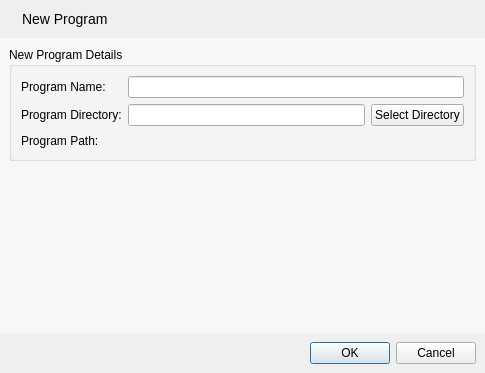
<?xml version="1.0" encoding="UTF-8"?>
<ui version="4.0">
 <class>NewProgramDialog</class>
 <widget class="QDialog" name="NewProgramDialog">
  <property name="geometry">
   <rect>
    <x>0</x>
    <y>0</y>
    <width>485</width>
    <height>373</height>
   </rect>
  </property>
  <property name="windowTitle">
   <string>Dialog</string>
  </property>
  <layout class="QVBoxLayout" name="verticalLayout_2">
   <property name="spacing">
    <number>0</number>
   </property>
   <property name="leftMargin">
    <number>0</number>
   </property>
   <property name="topMargin">
    <number>0</number>
   </property>
   <property name="rightMargin">
    <number>0</number>
   </property>
   <property name="bottomMargin">
    <number>0</number>
   </property>
   <item>
    <widget class="QWidget" name="titleWidget" native="true">
     <layout class="QHBoxLayout" name="horizontalLayout_3">
      <item>
       <widget class="QLabel" name="label_2">
        <property name="text">
         <string/>
        </property>
        <property name="pixmap">
         <pixmap resource="icons.qrc">:/icons/page_white_add.png</pixmap>
        </property>
       </widget>
      </item>
      <item>
       <widget class="QLabel" name="title_2">
        <property name="styleSheet">
         <string notr="true">QLabel { font-size: 14px; }</string>
        </property>
        <property name="text">
         <string>New Program</string>
        </property>
       </widget>
      </item>
      <item>
       <spacer name="horizontalSpacer_2">
        <property name="orientation">
         <enum>Qt::Horizontal</enum>
        </property>
        <property name="sizeHint" stdset="0">
         <size>
          <width>159</width>
          <height>20</height>
         </size>
        </property>
       </spacer>
      </item>
     </layout>
    </widget>
   </item>
   <item>
    <widget class="QWidget" name="mainWidget" native="true">
     <property name="styleSheet">
      <string notr="true">QWidget#mainWidget { background: #f7f7f7; }</string>
     </property>
     <layout class="QVBoxLayout" name="verticalLayout">
      <item>
       <widget class="QGroupBox" name="programDetailsGroup">
        <property name="title">
         <string>New Program Details</string>
        </property>
        <layout class="QFormLayout" name="formLayout">
         <item row="0" column="0">
          <widget class="QLabel" name="programNameLabel">
           <property name="text">
            <string>Program Name:</string>
           </property>
          </widget>
         </item>
         <item row="0" column="1">
          <widget class="QLineEdit" name="programNameEdit"/>
         </item>
         <item row="1" column="0">
          <widget class="QLabel" name="programDirLabel">
           <property name="text">
            <string>Program Directory:</string>
           </property>
          </widget>
         </item>
         <item row="1" column="1">
          <layout class="QHBoxLayout" name="programDirLayout">
           <item>
            <widget class="QLineEdit" name="programDirEdit"/>
           </item>
           <item>
            <widget class="QPushButton" name="programDirButton">
             <property name="text">
              <string>Select Directory</string>
             </property>
            </widget>
           </item>
          </layout>
         </item>
         <item row="2" column="0">
          <widget class="QLabel" name="programPathLabel">
           <property name="text">
            <string>Program Path:</string>
           </property>
          </widget>
         </item>
         <item row="2" column="1">
          <widget class="QLabel" name="programPath">
           <property name="font">
            <font>
             <pointsize>11</pointsize>
            </font>
           </property>
           <property name="text">
            <string/>
           </property>
          </widget>
         </item>
        </layout>
       </widget>
      </item>
      <item>
       <spacer name="verticalSpacer">
        <property name="orientation">
         <enum>Qt::Vertical</enum>
        </property>
        <property name="sizeHint" stdset="0">
         <size>
          <width>20</width>
          <height>105</height>
         </size>
        </property>
       </spacer>
      </item>
     </layout>
    </widget>
   </item>
   <item>
    <widget class="QWidget" name="buttons" native="true">
     <layout class="QHBoxLayout" name="horizontalLayout">
      <item>
       <widget class="QDialogButtonBox" name="buttonBox">
        <property name="standardButtons">
         <set>QDialogButtonBox::Cancel|QDialogButtonBox::Ok</set>
        </property>
       </widget>
      </item>
     </layout>
    </widget>
   </item>
  </layout>
 </widget>
 <resources>
  <include location="icons.qrc"/>
 </resources>
 <connections>
  <connection>
   <sender>programNameEdit</sender>
   <signal>textChanged(QString)</signal>
   <receiver>NewProgramDialog</receiver>
   <slot>nameChanged(QString)</slot>
   <hints>
    <hint type="sourcelabel">
     <x>294</x>
     <y>96</y>
    </hint>
    <hint type="destinationlabel">
     <x>520</x>
     <y>116</y>
    </hint>
   </hints>
  </connection>
  <connection>
   <sender>programDirEdit</sender>
   <signal>textChanged(QString)</signal>
   <receiver>NewProgramDialog</receiver>
   <slot>dirChanged(QString)</slot>
   <hints>
    <hint type="sourcelabel">
     <x>299</x>
     <y>142</y>
    </hint>
    <hint type="destinationlabel">
     <x>535</x>
     <y>203</y>
    </hint>
   </hints>
  </connection>
  <connection>
   <sender>programDirButton</sender>
   <signal>pressed()</signal>
   <receiver>NewProgramDialog</receiver>
   <slot>selectDir()</slot>
   <hints>
    <hint type="sourcelabel">
     <x>377</x>
     <y>134</y>
    </hint>
    <hint type="destinationlabel">
     <x>537</x>
     <y>170</y>
    </hint>
   </hints>
  </connection>
  <connection>
   <sender>buttonBox</sender>
   <signal>accepted()</signal>
   <receiver>NewProgramDialog</receiver>
   <slot>accept()</slot>
   <hints>
    <hint type="sourcelabel">
     <x>436</x>
     <y>355</y>
    </hint>
    <hint type="destinationlabel">
     <x>452</x>
     <y>412</y>
    </hint>
   </hints>
  </connection>
  <connection>
   <sender>buttonBox</sender>
   <signal>rejected()</signal>
   <receiver>NewProgramDialog</receiver>
   <slot>reject()</slot>
   <hints>
    <hint type="sourcelabel">
     <x>356</x>
     <y>353</y>
    </hint>
    <hint type="destinationlabel">
     <x>360</x>
     <y>413</y>
    </hint>
   </hints>
  </connection>
 </connections>
 <slots>
  <slot>nameChanged(QString)</slot>
  <slot>selectDir()</slot>
  <slot>dirChanged(QString)</slot>
 </slots>
</ui>
